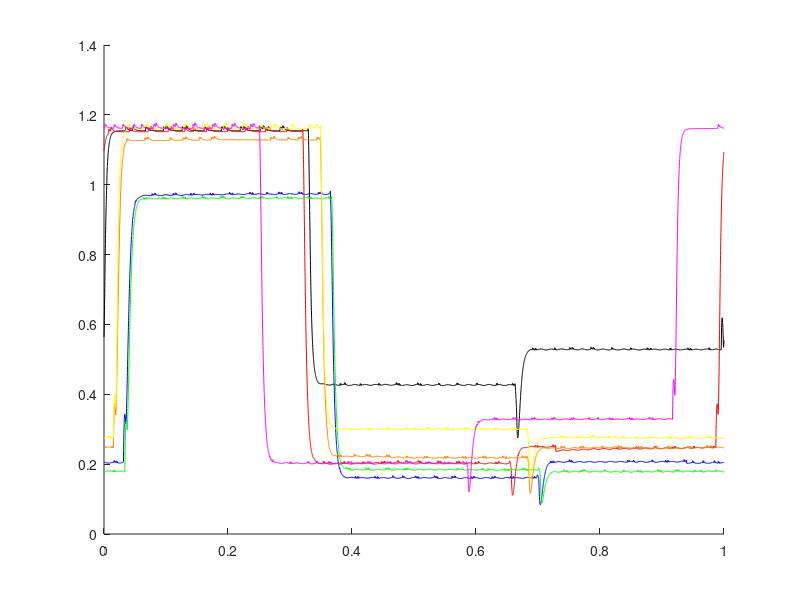

MATLAB code to generate this figure:
w = csvread('white.csv');
b = csvread('blue.csv'); 
r = csvread('red.csv');
g = csvread('green.csv');
o = csvread('orange.csv');
y = csvread('yellow.csv');
p = csvread('purple.csv');

w(:,1) = w(:,1)-w(1,1);
b(:,1) = b(:,1)-b(1,1);
r(:,1) = r(:,1)-r(1,1);
g(:,1) = g(:,1)-g(1,1);
o(:,1) = o(:,1)-o(1,1);
y(:,1) = y(:,1)-y(1,1);
p(:,1) = p(:,1)-p(1,1);

clf
hold on
plot(w(:,1), w(:,2), 'k'); 
plot(b(:,1), b(:,2), 'b');
plot(r(:,1), r(:,2), 'r');
plot(g(:,1), g(:,2), 'g');
plot(o(:,1), o(:,2), 'Color', [1 0.5 0]);
plot(y(:,1), y(:,2), 'y');
plot(p(:,1), p(:,2), 'm');